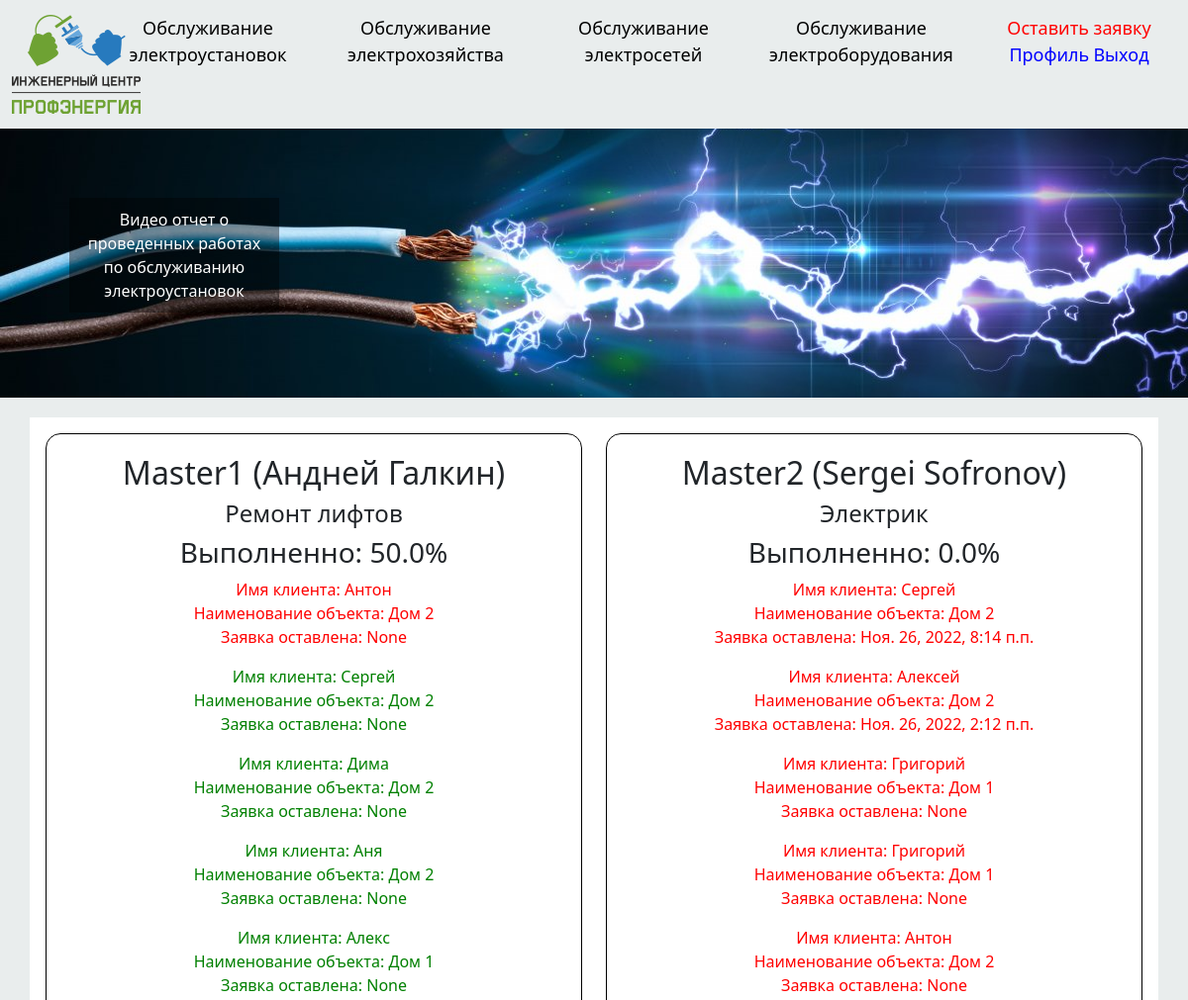
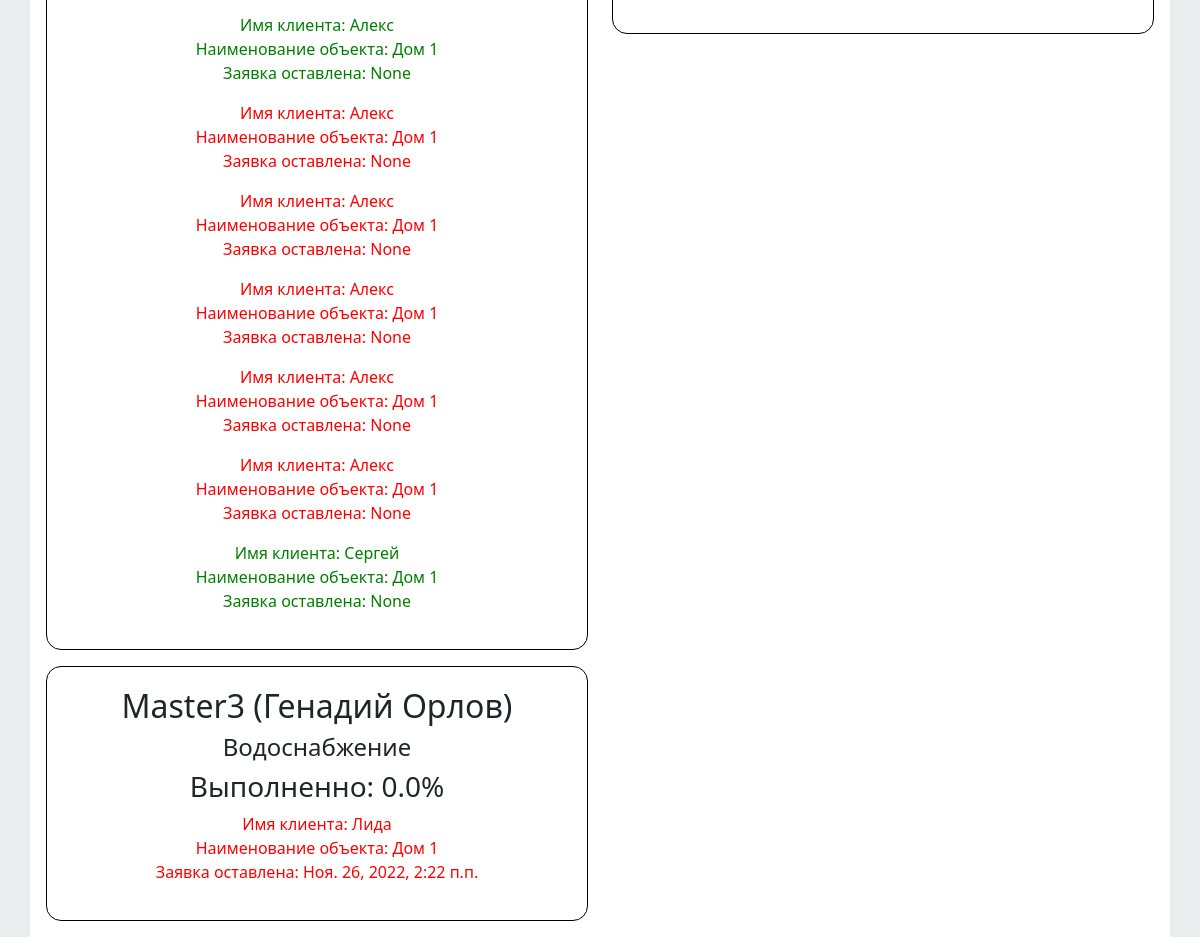
/accounts/profile/ (signed in), run on the app's committed database (2 pictures, top to bottom).
### Main/models.py (models this page shows)
class Master(models.Model):
    user = models.OneToOneField(User, on_delete=models.CASCADE)
    phone = models.CharField(max_length=200)
    type_reair = models.OneToOneField(TypeRepair, on_delete=models.CASCADE)
    def __str__(self):
        return f'{self.user.username}'

class TypeRepair(models.Model):
    name = models.CharField(max_length=200)
    def __str__(self):
        return self.name

class Task(models.Model):
    name = models.CharField(max_length=200)
    home = models.ForeignKey(AllObjects, on_delete=models.CASCADE)
    problem = models.ForeignKey(TypeRepair, on_delete=models.CASCADE)
    comment = models.TextField(null=True, blank=True)
    phone = models.CharField(max_length=200)
    email = models.CharField(max_length=200)
    is_complete = models.BooleanField(default=False)
    date = models.DateTimeField(auto_now_add=True)
    def __str__(self):
        return self.name

class AllObjects(models.Model):
    name = models.CharField(max_length=200)
    def __str__(self):
        return self.name

### Main/views.py (the view)
# urls.py: path('accounts/profile/', views.profile, name='profile'),
@login_required
def profile(request):
    if request.user.is_authenticated and request.user.username != "admin":
        master = Master.objects.get(user=request.user.id).type_reair
        tasks = Task.objects.filter(problem=master)[::-1]
        completed_task = CompletedTask()
        if request.method == 'POST':
            form_completed_task = FormCompletedTask(request.POST, request.FILES)
            if form_completed_task.is_valid():
                Task.objects.filter(id=request.POST.get('this_id')).update(is_complete = True)
                task = Task.objects.get(id=int(request.POST.get('this_id')))
                completed_task.name = Master.objects.get(user=request.user.id).user.first_name
                completed_task.organization = task.home
                completed_task.video = form_completed_task.cleaned_data.get('video')
                completed_task.comment = form_completed_task.cleaned_data.get('comment')
                completed_task.phone = task.phone
                completed_task.email = task.email
                completed_task.save()
                this_id = completed_task.id
                finally_completed_task = CompletedTask.objects.get(id=this_id)
                send_for_email(task.email, f'Ваша заявка выполнена!\nМожно ознакомиться по ссылке: http://127.0.0.1:8000/post/{str(this_id)}', finally_completed_task.date, task.home)
                return redirect('profile')
        else:
            form_completed_task = FormCompletedTask()
        return render(request, 'profile.html', {"master": master, "tasks": tasks, "form_completed_task": form_completed_task})
    elif request.user.is_authenticated and request.user.username == "admin":
        masters = Master.objects.all()
        masters_and_tasks = []
        for master in Master.objects.all():
            TEMP_2_masters_and_tasks = []
            for task in Task.objects.filter(problem=master.type_reair):
                TEMP_2_masters_and_tasks.append(task)
            TEMP_3_masters_and_tasks = []
            TEMP_3_masters_and_tasks.append(master)
            how_complete_task = 0
            for i in TEMP_2_masters_and_tasks:
                if i.is_complete == True:
                    how_complete_task += 1
            TEMP_3_masters_and_tasks.append(how_complete_task/len(TEMP_2_masters_and_tasks)*100)
            TEMP_3_masters_and_tasks.append(TEMP_2_masters_and_tasks)
            masters_and_tasks.append(TEMP_3_masters_and_tasks)
        return render(request, 'profile_Admin.html', {"masters_and_tasks": masters_and_tasks, "masters": masters})
    else:
        return redirect("login")

### templates/profile_Admin.html
{% extends 'base.html' %}
{% load Main_tags %}
{% load static %}
{% block content %}
<div class="container p-3" style="background-color: white; margin-top: 20px">
    <div class="row gy-3">
        {% for master, persent, tasks in masters_and_tasks %}
            <div class="col-6">
                <div class="full-card card-task">
                    <h2>{{master}} ({{master.user.first_name}} {{master.user.last_name}})</h2>
                    <h4>{{master.type_reair}}</h4>
                    <h3>Выполненно: {{persent}}%</h3>
                    <div class="task-card" style="display: flex; flex-direction: column-reverse;">
                        {% for task in tasks %}
                            {% if task.is_complete %}
                                <p style="color: green">Имя клиента: {{task}}<br>Наименование объекта: {{task.home}}<br>Заявка оставлена: {{task.date}}</p>
                            {% else %}
                                <p style="color: red">Имя клиента: {{task}}<br>Наименование объекта: {{task.home}}<br>Заявка оставлена: {{task.date}}</p>
                            {% endif %}
                        {% endfor %}
                    </div>
                </div>
            </div>
        {% endfor %}
    </div>
</div>
{% endblock %}

### static/css/styles.css (style rules this page uses)
.card-task { text-align: center; padding: 20px; border-radius: 15px; border: 1px solid black; width: 100%; }

### data on the page
Master: user.username "Master1", user.first_name "Андней", user.last_name "Галкин", type_reair "Ремонт лифтов", persent "50.0"
Task: name "Сергей", home "Дом 1", date "None"
Task: name "Алекс", home "Дом 1", date "None"
Task: name "Алекс", home "Дом 1", date "None"
Task: name "Алекс", home "Дом 1", date "None"
Task: name "Алекс", home "Дом 1", date "None"
Task: name "Алекс", home "Дом 1", date "None"
Task: name "Алекс", home "Дом 1", date "None"
Task: name "Алекс", home "Дом 1", date "None"
Task: name "Аня", home "Дом 2", date "None"
Task: name "Дима", home "Дом 2", date "None"
Task: name "Сергей", home "Дом 2", date "None"
Task: name "Антон", home "Дом 2", date "None"
Master: user.username "Master2", user.first_name "Sergei", user.last_name "Sofronov", type_reair "Электрик", persent "0.0"
Task: name "Антон", home "Дом 2", date "None"
Task: name "Григорий", home "Дом 1", date "None"
Task: name "Григорий", home "Дом 1", date "None"
Task: name "Алексей", home "Дом 2", date "Ноя. 26, 2022, 2:12 п.п."
Task: name "Сергей", home "Дом 2", date "Ноя. 26, 2022, 8:14 п.п."
Master: user.username "Master3", user.first_name "Генадий", user.last_name "Орлов", type_reair "Водоснабжение", persent "0.0"
Task: name "Лида", home "Дом 1", date "Ноя. 26, 2022, 2:22 п.п."
